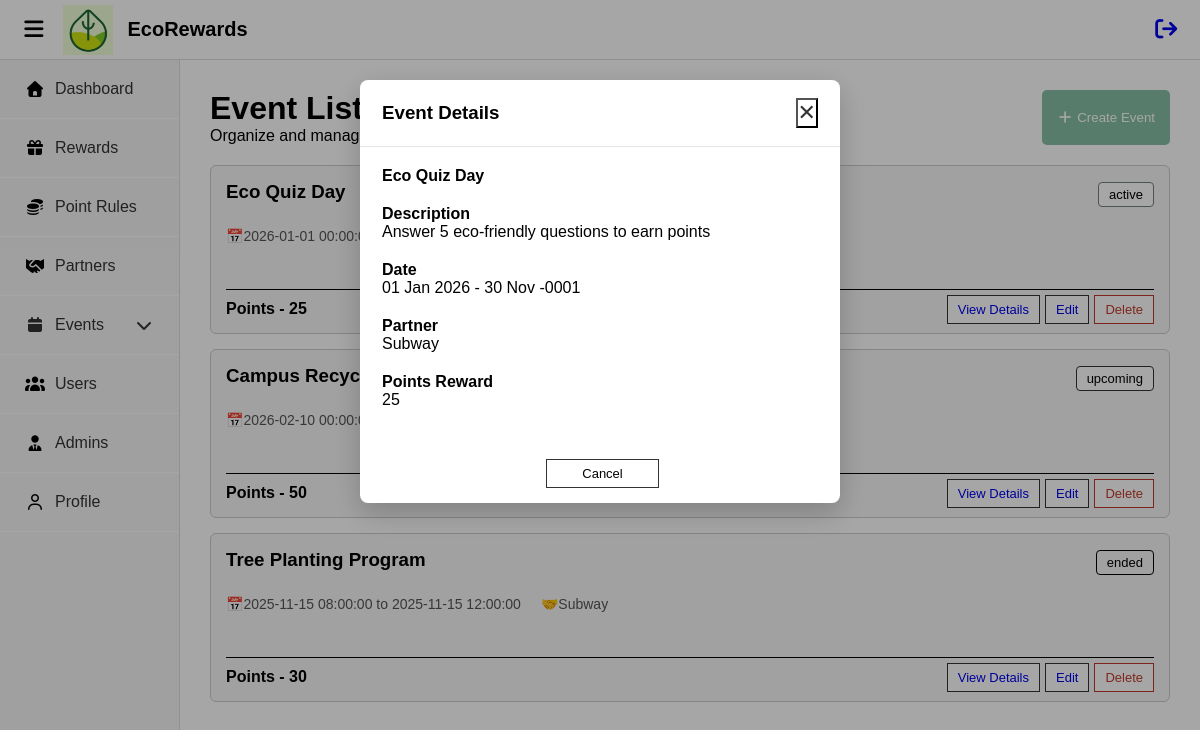
The app's page /admin/eventlists.php?action=view&id=1 with its own data.
### tables this page shows
CREATE TABLE `events` (
  `id` int(11) NOT NULL,
  `name` varchar(30) NOT NULL,
  `description` varchar(100) NOT NULL,
  `image` varchar(250) NOT NULL,
  `start_date` datetime NOT NULL,
  `end_date` datetime NOT NULL,
  `points_reward` int(11) NOT NULL,
  `admins_id` int(11) NOT NULL,
  `partners_id` int(11) NOT NULL,
  `approved_by` int(11) NOT NULL,
  `status` enum('active','pending','upcoming','ended') NOT NULL,
  `created_at` datetime NOT NULL
);

CREATE TABLE `partners` (
  `id` int(11) NOT NULL,
  `name` varchar(100) NOT NULL,
  `company_image` varchar(250) NOT NULL,
  `email` varchar(100) NOT NULL,
  `password` varchar(200) NOT NULL,
  `contact_person` varchar(150) NOT NULL,
  `phone` varchar(150) NOT NULL,
  `address` varchar(250) NOT NULL,
  `created_at` varchar(50) NOT NULL DEFAULT current_timestamp()
);

### admin/eventlists.php (the view, shortened to what this page needs)
<?php
include 'conn.php';
$event = null;
if (isset($_GET['action']) && $_GET['action'] === 'view' && isset($_GET['id'])) {
    $view_id = intval($_GET['id']);
    $sql = "SELECT events.*, partners.name AS pname
            FROM events
            LEFT JOIN partners ON events.partners_id = partners.id
            WHERE events.id = $view_id
            LIMIT 1";
    $result = mysqli_query($dbConn, $sql);
    if ($result && mysqli_num_rows($result) > 0) {
        $event = mysqli_fetch_assoc($result);
    }
}
?>
<!DOCTYPE html>
<html lang="en">
<head>
    <link href="./assets/css/style.css" rel="stylesheet" type="text/css" />
    <link rel="stylesheet" href="https://cdnjs.cloudflare.com/ajax/libs/font-awesome/7.0.1/css/all.min.css" />
</head>
<body>
    <?php include('topnavbar.php') ?>
    <div class="wrapper">
        <?php include('sidebar.php') ?>
        <main class="main">
            <div class="header">
                <div>
                    <h1>Event Lists</h1>
                    <p>Organize and manage recycling event lists.</p>
                </div>
                <button class="adduser" id="addevents">
                    <i class="fa-solid fa-plus"></i>
                     Create Event
                </button>
            </div>
            <?php
                include "conn.php";
                $sql = "Select events.*,partners.name As pname From events Left Join partners On events.partners_id = partners.id where status !='pending'";
                $result = mysqli_query($dbConn,$sql);
                while($rows = mysqli_fetch_array($result)){
                    echo "<div class='event-card'>";
                    echo "<div class='event-top'>";
                    echo "<h3>".$rows['name']."</h3>";
                    echo "<span class='status ".$rows['status']."'>".$rows['status']."</p>";
                    echo "</div>";
                    echo "<div class='event-info'>";
                    echo "<span>📅". $rows['start_date'] ." to ". $rows['end_date']."</span>";
                    echo "<span>🤝". $rows['pname'] ."</span>";
                    echo "</div>";
                    echo "<div class='event-bottom'>";
                    echo "<span class='points'> Points - ". $rows['points_reward'] ."</span>";
                    echo "<div class='actions'>";
                    echo "<a href='?action=view&id=".$rows['id']."' class='btn view'>View Details</a>";
                    echo "<a href='editevent.php?id=".$rows['id']."' class='btn edit'>Edit</a>";
                    echo "<a href='deleteevent.php?id=".$rows['id']."' class='btn delete'>Delete</a>";
                    echo "</div>";
                    echo "</div>";
                    echo "</div>";
                }
            ?>
        </main>
        <?php if ($event) { ?>
        <div class="modal viewModal" id="viewModal">
            <div class="modal-content">
                <div class="modal-header">
                    <h3>Event Details</h3>
                    <button class="close-btn" onclick="closeModal()">✕</button>
                </div>
                <div class="modal-body">
                    <h4><?= $event['name']; ?></h4>
                    <div class="modal-section">
                        <strong>Description</strong>
                        <p><?= $event['description']; ?></p>
                    </div>
                    <div class="modal-section">
                        <strong>Date</strong>
                        <p>
                            <?= date('d M Y', strtotime($event['start_date'])); ?>
                            -
                            <?= date('d M Y', strtotime($event['end_date'])); ?>
                        </p>
                    </div>
                    <div class="modal-section">
                        <strong>Partner</strong>
                        <p><?= $event['pname']; ?></p>
                    </div>
                    <div class="modal-section">
                        <strong>Points Reward</strong>
                        <p><?= $event['points_reward']; ?></p>
                    </div>
                </div>
                <div class="modal-footer">
                    <button class="btn cancel" onclick="closeModal()">Cancel</button>
                </div>
            </div>
        </div>
        <?php } ?>
    </div>
</body>
</html>

### admin/assets/css/style.css (style rules this page uses)
* { margin: 0; padding: 0; box-sizing: border-box; font-family: Arial, sans-serif; }
.wrapper { display: flex; margin-top: 60px; height: calc(100vh - 60px); }
.main { flex: 1; padding: 30px; }
.header { display: flex; justify-content: space-between; margin-bottom: 20px; }
.modal { display: none; position: fixed; inset: 0; background: rgba(0,0,0,0.35); z-index: 9999; }
.modal-content { background: #fff; width: 480px; max-width: 95%; margin: 80px auto; border-radius: 8px; box-shadow: 0 10px 30px rgba(0,0,0,0.2); overflow: hidden; }
.modal-header { display: flex; justify-content: space-between; align-items: center; padding: 18px 22px; border-bottom: 1px solid #e5e7eb; }
.modal-body { padding: 20px 22px; }
.modal-footer { display: flex; justify-content: space-between; gap: 12px; padding-top: 10px; }
.adduser { background-color: #88bfa7; color: #fff; border: none; border-radius: 5px; padding: 10px 15px; cursor: pointer; }
.event-card { background: #f7f7f7; border: 1px solid #ccc; border-radius: 6px; padding: 15px; margin-bottom: 15px; }
.event-top { display: flex; justify-content: space-between; align-items: center; }
.event-top h3 { margin: 0; }
.status { padding: 4px 10px; font-size: 13px; border-radius: 4px; border: 1px solid; }
.status.active { background: #fff; border-color: #75817f; }
.status.upcoming { background: #fff; border-color: #333; }
.event-info { color: #555; font-size: 14px; display: flex; gap: 20px; margin: 10px 0; padding-bottom: 25px; }
.event-bottom { display: flex; justify-content: space-between; align-items: center; border-top: 1px solid #000; padding: 10px 0 0 0; }
.points { font-weight: bold; }
.actions .btn { padding: 6px 10px; margin-left: 5px; border: 1px solid #333; background: #fff; cursor: pointer; font-size: 13px; }
.actions .delete { border-color: #c0392b; color: #c0392b; }
.viewModal .close-btn { background-color: transparent; }
.modal-section { margin:20px 0; }
.viewModal .modal-footer { display: flex; justify-content: center; align-items: center; margin-bottom: 15px; }
.btn { background-color: #fff; padding: 6px 35px; margin-left: 5px; border: 1px solid #333; cursor: pointer; font-size: 13px; text-decoration: none; }
.event-top h3 { margin-bottom: 5px; }
.event-info { color: #555; font-size: 14px; padding-bottom: 25px; }
.event-info span { display: block; margin: 10px 0; }
.close-btn { font-size: 22px; cursor: pointer; color: #333; }

### records on screen
events: name "Eco Quiz Day", status "active", start_date "2026-01-01 00:00:00", points_reward "25", description "Answer 5 eco-friendly questions to earn points", start_date "01 Jan 2026", end_date "30 Nov -0001", partners.name "Subway"
events: name "Campus Recycle Day", status "upcoming", start_date "2026-02-10 00:00:00", points_reward "50"
events: name "Tree Planting Program", status "ended", start_date "2025-11-15 08:00:00", end_date "2025-11-15 12:00:00", partners.name "Subway", points_reward "30"
